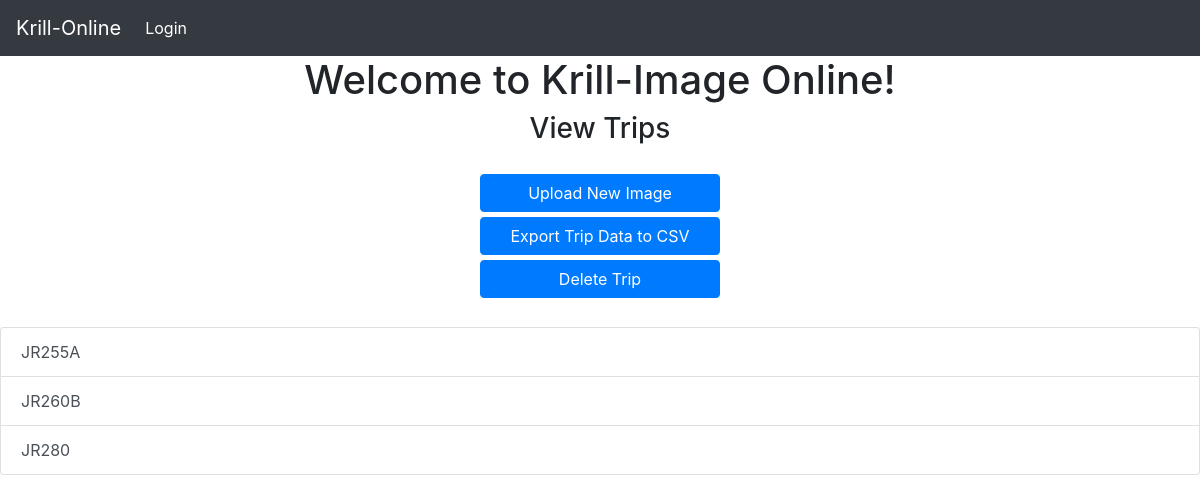
/view_trips/, run on an earlier commit of the app's database.
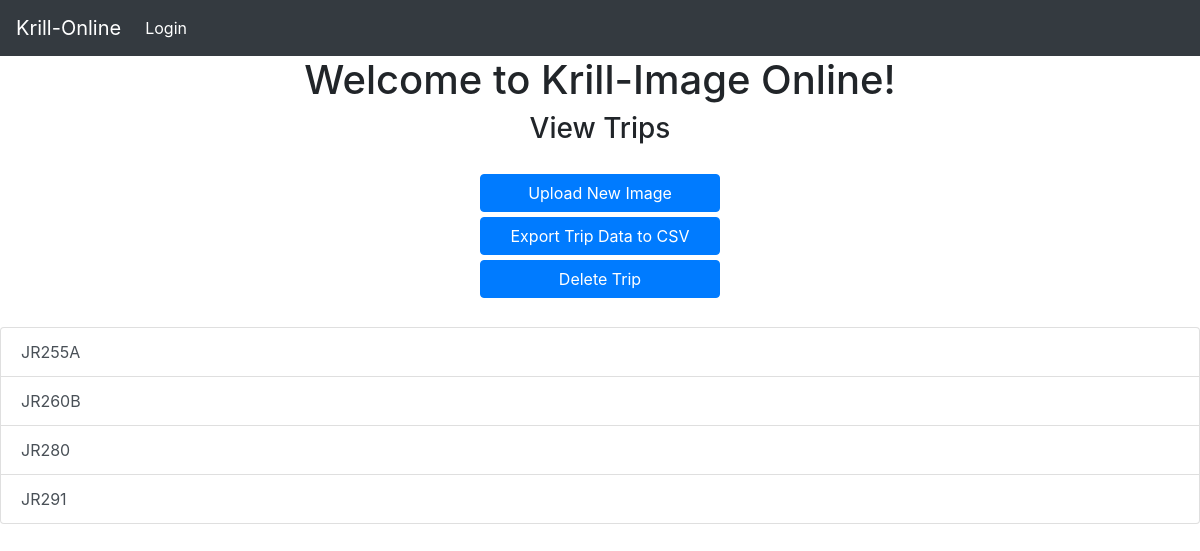
And on a later commit of the database.
### KrillApp/models.py (models this page shows, shortened)
class Trip(models.Model):
    trip_name = models.CharField(primary_key=True, max_length=100, unique=True)
    user = models.ForeignKey(User, on_delete=models.CASCADE, null=False)
    created_on = models.DateTimeField(default=datetime.now)

### KrillApp/views.py (the view)
# urls.py: path("view_trips/",views.Get_User_Trips,name='view_trips'),
def Get_User_Trips(request):
    sql = 'SELECT * FROM Krillapp_trip;'
    trip_list = []
    trips = Trip.objects.raw(sql)
    for trip in trips:
        trip_list.append(str(trip.trip_name))
    return render(request ,'view_trips.html', {'trip_list':trip_list})

### KrillApp/templates/view_trips.html (shortened to what this page needs)
{% extends 'base.html' %}
{% load static %}
{% block content %}
<link rel="stylesheet" type="text/css" href="{% static 'KrillApp/view_trips.css' %}">
<h3>View Trips</h3>
<br />
    <div id ="view_trips_buttons">
        <a style="display:block" id="trip_button" class="btn btn-primary" href = "{% url 'upload_image_to_trip' %}">Upload New Image </a>
        <a style="display:block" id="export_to_csv" onclick="export_trip_to_csv()"  class="btn btn-primary">Export Trip Data to CSV</a>
        <a style="display:block" id="delete_trip" ajax-url = "{% url 'delete_trip' %}"  class="btn btn-primary">Delete Trip </a>
    </div>
<br />
<ul ajax-url = "{% url 'get_trip_image_list' %}" id="trip_list" class="list-group">
    {% for i in trip_list %}
    <li  class="list-group-item list-group-item-action">{{ i }}</li>
    {% endfor %}
</ul>
{% endblock %}

### KrillApp/templates/Base.html (shortened to what this page needs)
<!DOCTYPE html>
{% load static %}
<html>
<head>
    <link rel="stylesheet" href="https://maxcdn.bootstrapcdn.com/bootstrap/4.0.0-beta/css/bootstrap.min.css">
    <link rel="stylesheet" href="https://cdnjs.cloudflare.com/ajax/libs/jquery-confirm/3.3.2/jquery-confirm.min.css">
    <link rel="stylesheet" type="text/css" href="{% static 'KrillApp/base.css' %}">
</head>
<body>
    <nav class="navbar navbar-expand-sm bg-dark navbar-dark">
        <a class="navbar-brand" href="{% url 'home' %}">Krill-Online</a>
        <ul class="navbar-nav">
            {% if user.is_authenticated %}
            <li class="nav-item active">
                <a class="nav-link" href="{% url 'create_trip' %}">Create Trip</a>
            </li>
            <li class="nav-item active">
                <a class="nav-link" href="{% url 'view_trips' %}">View Trips</a>
            </li>
            <li class="nav-item active">
                <a class="nav-link" href="{% url 'via' %}">Annotate Images</a>
            </li>
            <li class="nav-item active">
                <a class="nav-link" href="{% url 'logout' %}">Logout</a>
            </li>
            {% else %}
            <li class="nav-item active">
                <a class="nav-link" href="{% url 'login' %}">Login</a>
            </li>
            {% endif %}
        </ul>
    </nav>
    <div class="center">
        <h1> Welcome to Krill-Image Online! </h1>
    </div>
    {% block content %}
    {% endblock %}
</body>
</html>

### KrillApp/static/KrillApp/base.css (style rules this page uses)
.center { margin: 0 auto; text-align: center; }

### KrillApp/static/KrillApp/view_trips.css (style rules this page uses)
h3 { margin: 0 auto; text-align: center; }
#view_trips_buttons { margin: 0 auto; text-align: center; color:white; width: 20%; margin: 0 auto; }
.btn-primary { margin: 2% 0; cursor: pointer; }

What changed in the data, as far as the page shows it:
added Trip: trip_list "JR291"
